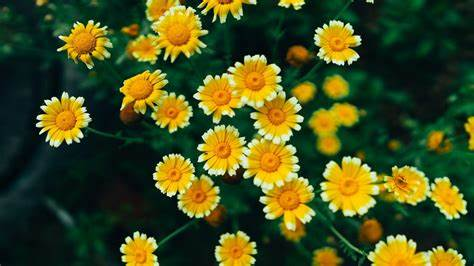
#> input picture img0.jpg, 474 x 266 px, found by its file name
$ python TemplateMatch.py
#> lines starting #> are read from the running program, lines starting #| are printed output that depends on the picture; after the words box and inside, x2 and y2 are one past the last pixel; in counts of white or black regions, pixels touching at a corner belong together
import cv2

# Load images
img = cv2.imread('C:\VSCode\Images\img0.jpg')
#> img is the input picture: shape (266, 474, 3); mean B, G, R 30.2, 78.6, 68.6
template = cv2.imread('C:\VSCode\Images\img0.jpg')

# Convert to grayscale
img_gray = cv2.cvtColor(img, cv2.COLOR_BGR2GRAY)
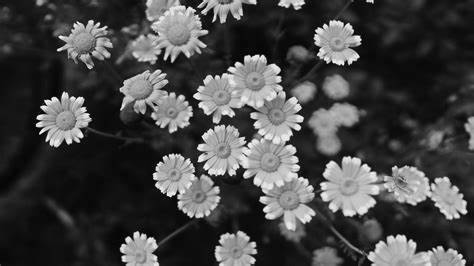
#> img_gray: shape (266, 474); min 0, max 254, mean 70.1
template_gray = cv2.cvtColor(template, cv2.COLOR_BGR2GRAY)

# Perform template matching
result = cv2.matchTemplate(img_gray, template_gray, cv2.TM_CCOEFF_NORMED)
#> result = [1]

# Define threshold and find locations
threshold = 0.8
loc = cv2.threshold(result, threshold, 1, cv2.THRESH_BINARY)[1]
#> loc = [1]

# Draw rectangles around matched areas
matched_points = cv2.findNonZero(loc)
#> matched_points = [[0, 0]]
for pt in matched_points:
    cv2.rectangle(img, (pt[0][0], pt[0][1]), (pt[0][0] + template.shape[1], pt[0][1] + template.shape[0]), (0, 255, 0), 2)
#> this loop made 1 pass
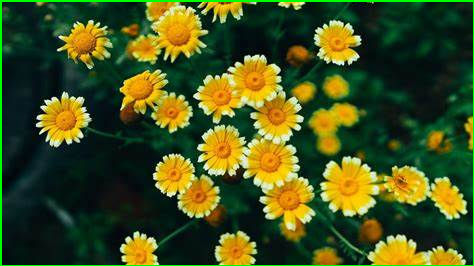
#> img: shape (266, 474, 3); 1.75% of pixels changed, all inside (x1, y1, x2, y2) = (0, 0, 474, 266)

# Display result
cv2.imshow('Image', img)
cv2.imshow('Template', template)
cv2.waitKey(0)
cv2.destroyAllWindows()

$ run again, with img1.jpg copied over img0.jpg
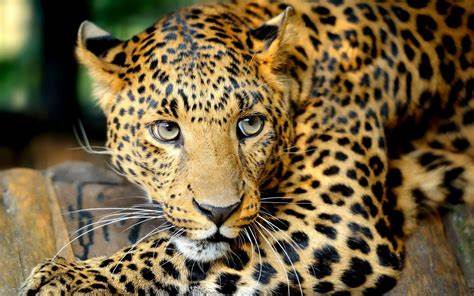
#> input picture img1.jpg, 474 x 296 px, found by its file name
#> img is the input picture: shape (296, 474, 3); mean B, G, R 64.3, 96.2, 114
#> `img_gray = cv2.cvtColor(img, cv2.COLOR_BGR2GRAY)`:
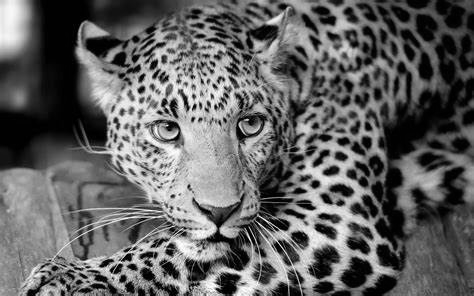
#> img_gray: shape (296, 474); min 0, max 255, mean 97.9
#> result = [1]
#> matched_points = [[0, 0]]
#> the loop `for pt in matched_points:` made 1 pass
#> after the loop `for pt in matched_points:`:
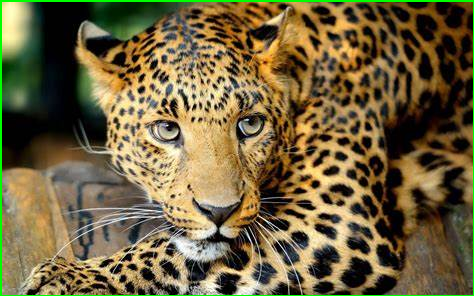
#> img: shape (296, 474, 3); 1.64% of pixels changed, all inside (x1, y1, x2, y2) = (0, 0, 474, 296)

$ run again, with img2.jpg copied over img0.jpg
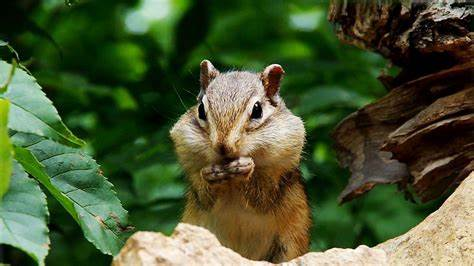
#> input picture img2.jpg, 474 x 266 px, found by its file name
#> img is the input picture: shape (266, 474, 3); mean B, G, R 50, 86.4, 72.7
#> `img_gray = cv2.cvtColor(img, cv2.COLOR_BGR2GRAY)`:
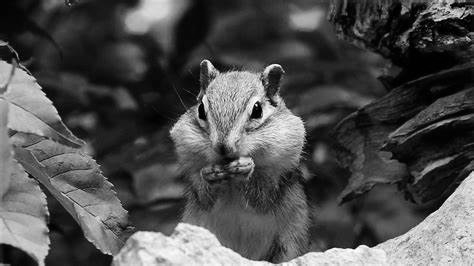
#> img_gray: shape (266, 474); min 0, max 255, mean 78.2
#> result = [1]
#> matched_points = [[0, 0]]
#> the loop `for pt in matched_points:` made 1 pass
#> after the loop `for pt in matched_points:`:
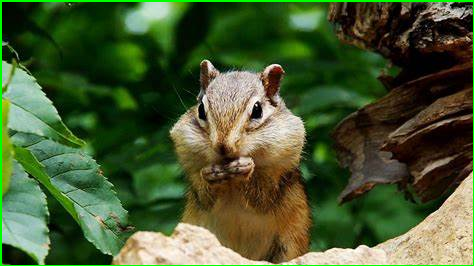
#> img: shape (266, 474, 3); 1.75% of pixels changed, all inside (x1, y1, x2, y2) = (0, 0, 474, 266)

$ run again, with img3.jpg copied over img0.jpg
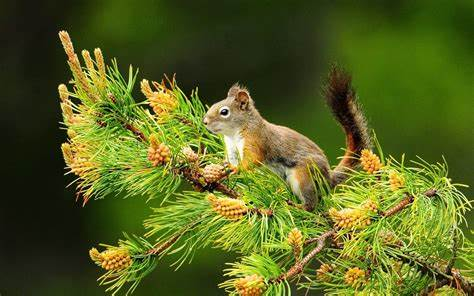
#> input picture img3.jpg, 474 x 296 px, found by its file name
#> img is the input picture: shape (296, 474, 3); mean B, G, R 32.3, 97.6, 86.6
#> `img_gray = cv2.cvtColor(img, cv2.COLOR_BGR2GRAY)`:
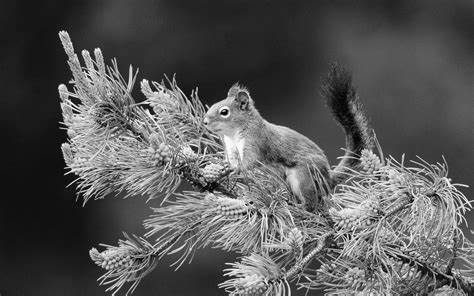
#> img_gray: shape (296, 474); min 0, max 254, mean 86.9
#> result = [1]
#> matched_points = [[0, 0]]
#> the loop `for pt in matched_points:` made 1 pass
#> after the loop `for pt in matched_points:`:
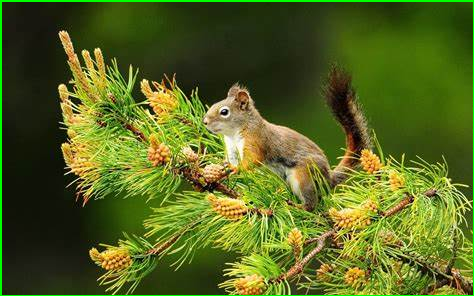
#> img: shape (296, 474, 3); 1.64% of pixels changed, all inside (x1, y1, x2, y2) = (0, 0, 474, 296)
